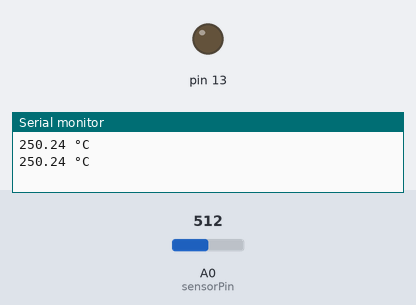
Bench run of a sketch on a simulated Arduino Uno, built with avr-gcc and run on an emulated ATmega328P. On the bench: output pins drawn as LEDs (lit = HIGH), the last lines printed to the serial monitor. The test bench sets the inputs (shaded band); at power-on: A0 (sensorPin) = 512.

Above: at 1.8 s.
1.9 s: A0 (sensorPin) set to 23
4.2 s: A0 (sensorPin) set to 18
At 6.7 s:
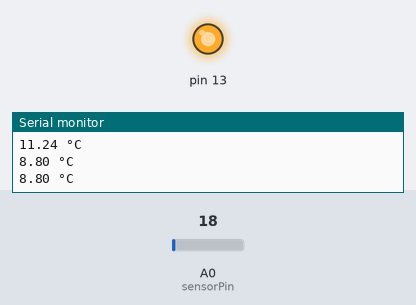
7.5 s: A0 (sensorPin) set to 122
At 10.2 s:
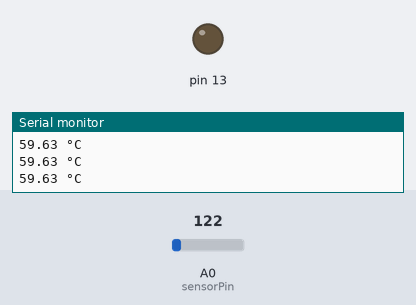
10.5 s: A0 (sensorPin) set to 0
At 12.6 s:
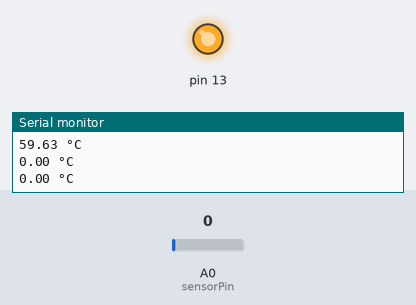
Timing chart, 0 to 14.1 s (numbered marks = the images above; inputs shaded):
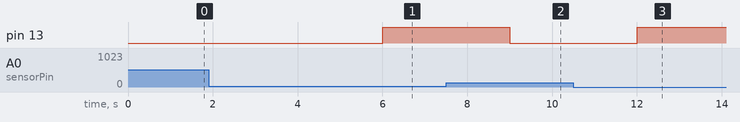

The sketch:

LM35_Temperature.ino
```cpp
const int sensorPin=A0;

void setup()
{
Serial.begin(9600);
pinMode(13, OUTPUT);
}

boolean on = LOW;

void loop()
{
int value = analogRead(sensorPin);
float millivolts= (value/1023.0)*5000;
float celsius = millivolts/10;
Serial.print(celsius);
Serial.println(" °C");
delay(1000);
if(celsius>10)
{
digitalWrite(13,LOW);
}
else
{
digitalWrite(13,HIGH);
}
}
```

Measured:
- the behaviour switches between 21 and 20 on A0 (sensorPin) (found by bisection; images 0 and 1)
- after the input at 4.2 s, pin 13: LOW → HIGH after 1.8 s
- after the input at 7.5 s, pin 13: HIGH → LOW after 1.5 s
- after the input at 10.5 s, pin 13: LOW → HIGH after 1.5 s
